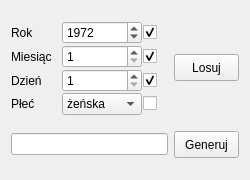
<?xml version="1.0" encoding="UTF-8"?>
<ui version="4.0">
 <class>PeselClass</class>
 <widget class="QWidget" name="PeselClass">
  <property name="geometry">
   <rect>
    <x>0</x>
    <y>0</y>
    <width>250</width>
    <height>180</height>
   </rect>
  </property>
  <property name="minimumSize">
   <size>
    <width>250</width>
    <height>180</height>
   </size>
  </property>
  <property name="maximumSize">
   <size>
    <width>250</width>
    <height>180</height>
   </size>
  </property>
  <property name="windowTitle">
   <string>Pesel</string>
  </property>
  <layout class="QGridLayout" name="gridLayout">
   <item row="0" column="0">
    <layout class="QVBoxLayout" name="verticalLayout">
     <property name="spacing">
      <number>1</number>
     </property>
     <item>
      <layout class="QHBoxLayout" name="horizontalLayout">
       <property name="spacing">
        <number>1</number>
       </property>
       <item>
        <widget class="QLabel" name="label">
         <property name="minimumSize">
          <size>
           <width>50</width>
           <height>0</height>
          </size>
         </property>
         <property name="maximumSize">
          <size>
           <width>50</width>
           <height>16777215</height>
          </size>
         </property>
         <property name="text">
          <string>Rok</string>
         </property>
        </widget>
       </item>
       <item>
        <widget class="QSpinBox" name="sbRok">
         <property name="minimumSize">
          <size>
           <width>80</width>
           <height>0</height>
          </size>
         </property>
         <property name="maximumSize">
          <size>
           <width>80</width>
           <height>16777215</height>
          </size>
         </property>
         <property name="minimum">
          <number>1900</number>
         </property>
         <property name="maximum">
          <number>2010</number>
         </property>
         <property name="value">
          <number>1972</number>
         </property>
        </widget>
       </item>
       <item>
        <widget class="QCheckBox" name="cbRok">
         <property name="minimumSize">
          <size>
           <width>25</width>
           <height>0</height>
          </size>
         </property>
         <property name="maximumSize">
          <size>
           <width>25</width>
           <height>16777215</height>
          </size>
         </property>
         <property name="text">
          <string/>
         </property>
         <property name="checked">
          <bool>true</bool>
         </property>
        </widget>
       </item>
      </layout>
     </item>
     <item>
      <layout class="QHBoxLayout" name="horizontalLayout_2">
       <property name="spacing">
        <number>1</number>
       </property>
       <item>
        <widget class="QLabel" name="label_2">
         <property name="minimumSize">
          <size>
           <width>50</width>
           <height>0</height>
          </size>
         </property>
         <property name="maximumSize">
          <size>
           <width>50</width>
           <height>16777215</height>
          </size>
         </property>
         <property name="text">
          <string>Miesiąc</string>
         </property>
        </widget>
       </item>
       <item>
        <widget class="QSpinBox" name="sbMsc">
         <property name="minimumSize">
          <size>
           <width>80</width>
           <height>0</height>
          </size>
         </property>
         <property name="maximumSize">
          <size>
           <width>80</width>
           <height>16777215</height>
          </size>
         </property>
         <property name="prefix">
          <string/>
         </property>
         <property name="minimum">
          <number>1</number>
         </property>
         <property name="maximum">
          <number>12</number>
         </property>
        </widget>
       </item>
       <item>
        <widget class="QCheckBox" name="cbMsc">
         <property name="minimumSize">
          <size>
           <width>25</width>
           <height>0</height>
          </size>
         </property>
         <property name="maximumSize">
          <size>
           <width>25</width>
           <height>16777215</height>
          </size>
         </property>
         <property name="text">
          <string/>
         </property>
         <property name="checked">
          <bool>true</bool>
         </property>
        </widget>
       </item>
      </layout>
     </item>
     <item>
      <layout class="QHBoxLayout" name="horizontalLayout_3">
       <property name="spacing">
        <number>1</number>
       </property>
       <item>
        <widget class="QLabel" name="label_3">
         <property name="minimumSize">
          <size>
           <width>50</width>
           <height>0</height>
          </size>
         </property>
         <property name="maximumSize">
          <size>
           <width>50</width>
           <height>16777215</height>
          </size>
         </property>
         <property name="text">
          <string>Dzień</string>
         </property>
        </widget>
       </item>
       <item>
        <widget class="QSpinBox" name="sbDzien">
         <property name="minimumSize">
          <size>
           <width>80</width>
           <height>0</height>
          </size>
         </property>
         <property name="maximumSize">
          <size>
           <width>80</width>
           <height>16777215</height>
          </size>
         </property>
         <property name="suffix">
          <string/>
         </property>
         <property name="prefix">
          <string/>
         </property>
         <property name="minimum">
          <number>1</number>
         </property>
         <property name="maximum">
          <number>31</number>
         </property>
         <property name="singleStep">
          <number>1</number>
         </property>
        </widget>
       </item>
       <item>
        <widget class="QCheckBox" name="cbDzien">
         <property name="minimumSize">
          <size>
           <width>25</width>
           <height>0</height>
          </size>
         </property>
         <property name="maximumSize">
          <size>
           <width>25</width>
           <height>16777215</height>
          </size>
         </property>
         <property name="text">
          <string/>
         </property>
         <property name="checked">
          <bool>true</bool>
         </property>
        </widget>
       </item>
      </layout>
     </item>
     <item>
      <layout class="QHBoxLayout" name="horizontalLayout_4">
       <property name="spacing">
        <number>1</number>
       </property>
       <item>
        <widget class="QLabel" name="label_4">
         <property name="minimumSize">
          <size>
           <width>50</width>
           <height>0</height>
          </size>
         </property>
         <property name="maximumSize">
          <size>
           <width>50</width>
           <height>16777215</height>
          </size>
         </property>
         <property name="text">
          <string>Płeć</string>
         </property>
        </widget>
       </item>
       <item>
        <widget class="QComboBox" name="comboPlec">
         <property name="minimumSize">
          <size>
           <width>80</width>
           <height>0</height>
          </size>
         </property>
         <property name="maximumSize">
          <size>
           <width>80</width>
           <height>16777215</height>
          </size>
         </property>
         <item>
          <property name="text">
           <string>żeńska</string>
          </property>
         </item>
         <item>
          <property name="text">
           <string>męska</string>
          </property>
         </item>
        </widget>
       </item>
       <item>
        <widget class="QCheckBox" name="cbPlec">
         <property name="minimumSize">
          <size>
           <width>25</width>
           <height>0</height>
          </size>
         </property>
         <property name="maximumSize">
          <size>
           <width>25</width>
           <height>16777215</height>
          </size>
         </property>
         <property name="text">
          <string/>
         </property>
        </widget>
       </item>
      </layout>
     </item>
    </layout>
   </item>
   <item row="0" column="1">
    <widget class="QPushButton" name="btnLosuj">
     <property name="minimumSize">
      <size>
       <width>65</width>
       <height>27</height>
      </size>
     </property>
     <property name="text">
      <string>Losuj</string>
     </property>
    </widget>
   </item>
   <item row="1" column="0">
    <widget class="QLineEdit" name="tfPesel">
     <property name="text">
      <string/>
     </property>
     <property name="readOnly">
      <bool>true</bool>
     </property>
    </widget>
   </item>
   <item row="1" column="1">
    <widget class="QPushButton" name="btnGeneruj">
     <property name="minimumSize">
      <size>
       <width>65</width>
       <height>27</height>
      </size>
     </property>
     <property name="maximumSize">
      <size>
       <width>65</width>
       <height>27</height>
      </size>
     </property>
     <property name="text">
      <string>Generuj</string>
     </property>
    </widget>
   </item>
  </layout>
 </widget>
 <layoutdefault spacing="6" margin="11"/>
 <resources/>
 <connections/>
</ui>
